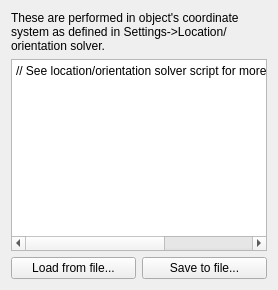
             <widget class="QWidget" name="tab_Operations">
              <property name="autoFillBackground">
               <bool>true</bool>
              </property>
              <attribute name="title">
               <string>Operations (geometry)</string>
              </attribute>
              <layout class="QVBoxLayout" name="verticalLayout_15">
               <item>
                <widget class="QLabel" name="label_RasterCameras_OperationsDescription">
                 <property name="text">
                  <string>&lt;html&gt;&lt;head/&gt;&lt;body&gt;&lt;p&gt;These are performed in object's coordinate system as defined in Settings-&amp;gt;Location/orientation solver.&lt;/p&gt;&lt;/body&gt;&lt;/html&gt;</string>
                 </property>
                 <property name="wordWrap">
                  <bool>true</bool>
                 </property>
                </widget>
               </item>
               <item>
                <widget class="QPlainTextEdit" name="plainTextEdit_RasterCameras_TransformMatrixScript">
                 <property name="toolTip">
                  <string>Press shift-F1 for help</string>
                 </property>
                 <property name="whatsThis">
                  <string>&lt;html&gt;&lt;head/&gt;&lt;body&gt;&lt;p&gt;These operations are matrix translations/transforms generated using several commands. All operations are &amp;quot;chained&amp;quot; using matrix multiplication.&lt;/p&gt;&lt;p&gt;Each operation must end in &amp;quot;;&amp;quot;-character. Comments can be added using &amp;quot;//&amp;quot;-characters (rest of the line is interpreted as comment). Commands and arguments are case-insensitive.&lt;/p&gt;&lt;p&gt;Available commands: &lt;/p&gt;
&lt;ul&gt;
	&lt;li&gt;rotate &amp;lt;axis&amp;gt; &amp;lt;amount&amp;gt;  &amp;lt;unit&amp;gt;
	&lt;br&gt;Where: 
	&lt;ul&gt;
		&lt;li&gt;axis = 
		&lt;ul&gt;
			&lt;li&gt;&quot;n&quot;, &quot;x&quot; or &quot;roll&quot;: Rotate around N (roll/forward)-axis, positive values roll to the right&lt;/li&gt;
			&lt;li&gt;&quot;e&quot;, &quot;y&quot; or &quot;pitch&quot;: Rotate around Y (pitch/sideways(to the right))-axis, positive values turning the nose up&lt;/li&gt;
			&lt;li&gt;&quot;d&quot;, &quot;z&quot;, &quot;yaw&quot; or &quot;heading&quot;: Rotate around Z (yaw/down)-axis, positive values turning to clockwise direction in world-space&lt;/li&gt;
		&lt;/ul&gt;
		&lt;/li&gt;
		&lt;li&gt;amount = amount of rotation. Direction of rotation is defined by right-hand rule (directions explained above) &lt;/li&gt;
		&lt;li&gt;unit = 
		&lt;ul&gt;
			&lt;li&gt;&quot;rad&quot;: amount of rotation expressed as radians (0...2*pi for full round)&lt;/li&gt;
			&lt;li&gt;&quot;deg&quot;: amount of rotation expressed as degrees&lt;/li&gt;
		&lt;/ul&gt;
		&lt;/li&gt;
	&lt;/ul&gt;
	&lt;/li&gt;

	&lt;li&gt;translate &amp;lt;x&amp;gt; &amp;lt;y&amp;gt;  &amp;lt;z&amp;gt;
	&lt;br&gt;Where:
	&lt;ul&gt;
		&lt;li&gt;x, y and z = translation in different axes (initially XYZ corresponds to NED)&lt;/li&gt;
	&lt;/ul&gt;
	&lt;/li&gt;

	&lt;li&gt;multiply &amp;lt;m(1,1)&amp;gt; &amp;lt;m(1,2)&amp;gt; &amp;lt;m(1,3)&amp;gt; &amp;lt;m(1,4)&amp;gt; &amp;lt;m(2,1)&amp;gt; &amp;lt;m(2,2)&amp;gt; &amp;lt;m(2,3)&amp;gt; &amp;lt;m(2,4)&amp;gt; &amp;lt;m(3,1)&amp;gt; &amp;lt;m(3,2)&amp;gt; &amp;lt;m(3,3)&amp;gt; &amp;lt;m(3,4)&amp;gt;
	&lt;br&gt;Where: 
	&lt;ul&gt;
		&lt;li&gt;m(x,y): Value in matrix (x = row, y = column). Last row can not be defined as only affine transforms are supported.&lt;/li&gt;
	&lt;/ul&gt;
	&lt;/li&gt;
&lt;/ul&gt;

&lt;p&gt;
Example:&lt;br&gt;
// These operations move camera in relation to the rig's origin&lt;br&gt;
// First move camera's viewing reference point in relation to the mounting point (so we can move the mounting point next):&lt;br&gt;
translate 0.010 -0.005 -0.030; // Lens' &quot;origin&quot; 10 mm forward, 5 mm left and 30 mm up from the mounting point&lt;br&gt;
// Now we can operate on mounting point:&lt;br&gt;
translate -0.200 0.050 -0.150; // Mounting point 200 mm back, 50 mm  right and 150 mm up from the rig's origin&lt;br&gt;
// Camera is slightly pointing down:&lt;br&gt;
rotate pitch -5 deg; // Turn the camera 5 degrees down&lt;br&gt;
// Since the mount may not be perfect, add some calibration values:&lt;br&gt;
rotate yaw 0.5 deg;&lt;br&gt;
rotate roll -2 deg;&lt;br&gt;
&lt;/p&gt;
&lt;p&gt;
These operations are calculated only once when starting to generate script so calculating doesn't affect overall performance noticeably.
&lt;/p&gt;

&lt;/body&gt;&lt;/html&gt;</string>
                 </property>
                 <property name="lineWrapMode">
                  <enum>QPlainTextEdit::NoWrap</enum>
                 </property>
                 <property name="plainText">
                  <string>// See location/orientation solver script for more information about operations</string>
                 </property>
                </widget>
               </item>
               <item>
                <layout class="QHBoxLayout" name="horizontalLayout_RasterCameras_Operations_LoadSave">
                 <item>
                  <widget class="QPushButton" name="pushButton_RasterCameras_Operations_Load">
                   <property name="text">
                    <string>Load from file...</string>
                   </property>
                  </widget>
                 </item>
                 <item>
                  <widget class="QPushButton" name="pushButton_RasterCameras_Operations_Save">
                   <property name="text">
                    <string>Save to file...</string>
                   </property>
                  </widget>
                 </item>
                </layout>
               </item>
              </layout>
             </widget>
